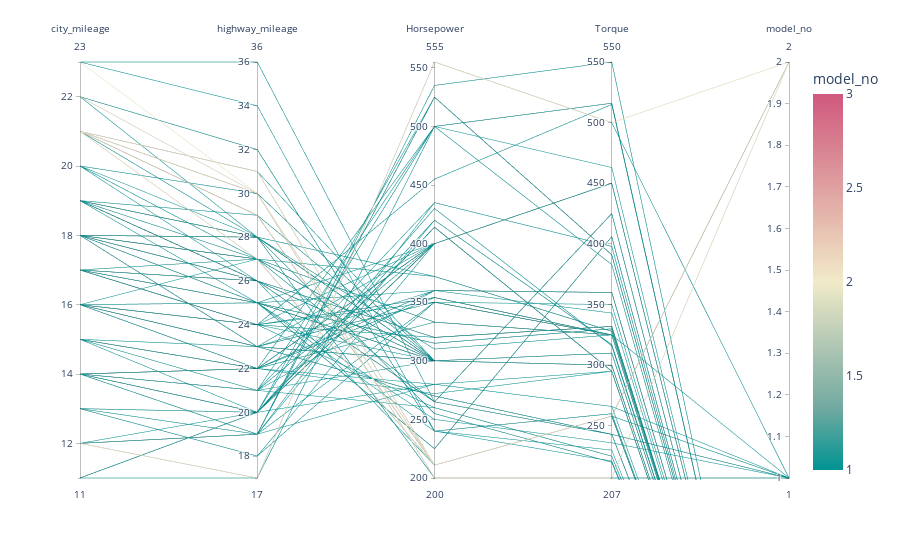

Notebook code cell kept with this figure:
### Code cell
fig = px.parallel_coordinates(df, color="model_no", labels={"Car Make": "Model",
                "City MPG": "city_mileage", "Highway MPG": "highway_mileage",
                "Horsepower": "Horsepower", "Torque": "Torque", "Classification": "Classification", },
                             color_continuous_scale=px.colors.diverging.Tealrose,
                             color_continuous_midpoint=2)
fig.show()

### Figure 1 — Plotly figure (JSON) as saved in the notebook; plotly's stock layout.template omitted (floating-point values rounded to 4 significant figures; data arrays with more than 128 entries replaced by an {"elided": "..."} marker saying what was removed)
{"data": [{"dimensions": [{"label": "city_mileage", "values": {"elided": "220 int values"}}, {"label": "highway_mileage", "values": {"elided": "220 int values"}}, {"label": "Horsepower", "values": {"elided": "220 int values"}}, {"label": "Torque", "values": {"elided": "220 int values"}}, {"label": "model_no", "values": {"elided": "220 int values"}}], "domain": {"x": [0, 1], "y": [0, 1]}, "line": {"color": {"elided": "220 int values"}, "coloraxis": "coloraxis"}, "name": "", "type": "parcoords"}], "layout": {"coloraxis": {"cmid": 2, "colorbar": {"title": {"text": "model_no"}}, "colorscale": [[0, "rgb(0, 147, 146)"], [0.1667, "rgb(114, 170, 161)"], [0.3333, "rgb(177, 199, 179)"], [0.5, "rgb(241, 234, 200)"], [0.6667, "rgb(229, 185, 173)"], [0.8333, "rgb(217, 137, 148)"], [1, "rgb(208, 88, 126)"]]}, "legend": {"tracegroupgap": 0}, "margin": {"t": 60}}}
